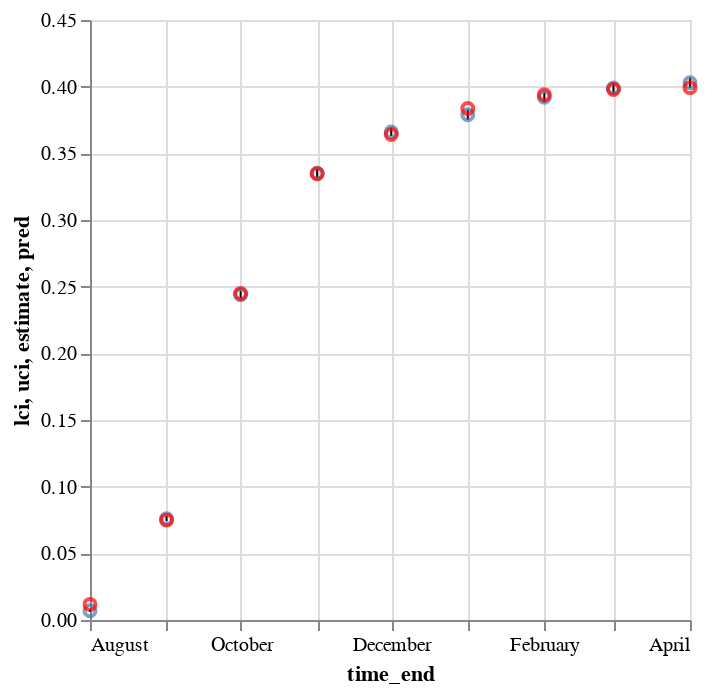

The notebook cell saved with this chart:
### Code cell
# make a chart using those ideal values
plot_fit(fit.x)

### Figure 1 — Vega-Lite specification as saved in the notebook (floating-point values rounded to 4 significant figures)
{"config": {"view": {"continuousWidth": 300, "continuousHeight": 300}}, "layer": [{"mark": {"type": "rule"}, "encoding": {"x": {"field": "time_end", "type": "temporal"}, "x2": {"field": "time_end"}, "y": {"field": "lci", "type": "quantitative"}, "y2": {"field": "uci"}}}, {"mark": {"type": "point"}, "encoding": {"x": {"field": "time_end", "type": "temporal"}, "y": {"field": "estimate", "type": "quantitative"}}}, {"mark": {"type": "point", "color": "red"}, "encoding": {"x": {"field": "time_end", "type": "temporal"}, "y": {"field": "pred", "type": "quantitative"}}}], "data": {"name": "data-b0fe6bebc28dfd927657a1ab13074b37"}, "$schema": "https://vega.github.io/schema/vega-lite/v5.20.1.json", "datasets": {"data-b0fe6bebc28dfd927657a1ab13074b37": [{"geography_type": "nation", "geography": "nation", "time_end": "2009-08-01T00:00:00", "estimate": 0.007, "lci": 0.006, "uci": 0.008, "sample_size": 361485, "t": 0.0, "pred": 0.0117}, {"geography_type": "nation", "geography": "nation", "time_end": "2009-09-01T00:00:00", "estimate": 0.076, "lci": 0.074, "uci": 0.078, "sample_size": 361485, "t": 31.0, "pred": 0.07491}, {"geography_type": "nation", "geography": "nation", "time_end": "2009-10-01T00:00:00", "estimate": 0.244, "lci": 0.241, "uci": 0.247, "sample_size": 361485, "t": 61.0, "pred": 0.2449}, {"geography_type": "nation", "geography": "nation", "time_end": "2009-11-01T00:00:00", "estimate": 0.335, "lci": 0.332, "uci": 0.338, "sample_size": 361485, "t": 92.0, "pred": 0.3347}, {"geography_type": "nation", "geography": "nation", "time_end": "2009-12-01T00:00:00", "estimate": 0.366, "lci": 0.363, "uci": 0.369, "sample_size": 361485, "t": 122.0, "pred": 0.3641}, {"geography_type": "nation", "geography": "nation", "time_end": "2010-01-01T00:00:00", "estimate": 0.379, "lci": 0.375, "uci": 0.383, "sample_size": 377569, "t": 153.0, "pred": 0.3836}, {"geography_type": "nation", "geography": "nation", "time_end": "2010-02-01T00:00:00", "estimate": 0.392, "lci": 0.388, "uci": 0.396, "sample_size": 377569, "t": 184.0, "pred": 0.394}, {"geography_type": "nation", "geography": "nation", "time_end": "2010-03-01T00:00:00", "estimate": 0.399, "lci": 0.395, "uci": 0.403, "sample_size": 377569, "t": 212.0, "pred": 0.3979}, {"geography_type": "nation", "geography": "nation", "time_end": "2010-04-01T00:00:00", "estimate": 0.403, "lci": 0.399, "uci": 0.407, "sample_size": 377569, "t": 243.0, "pred": 0.3993}]}}
